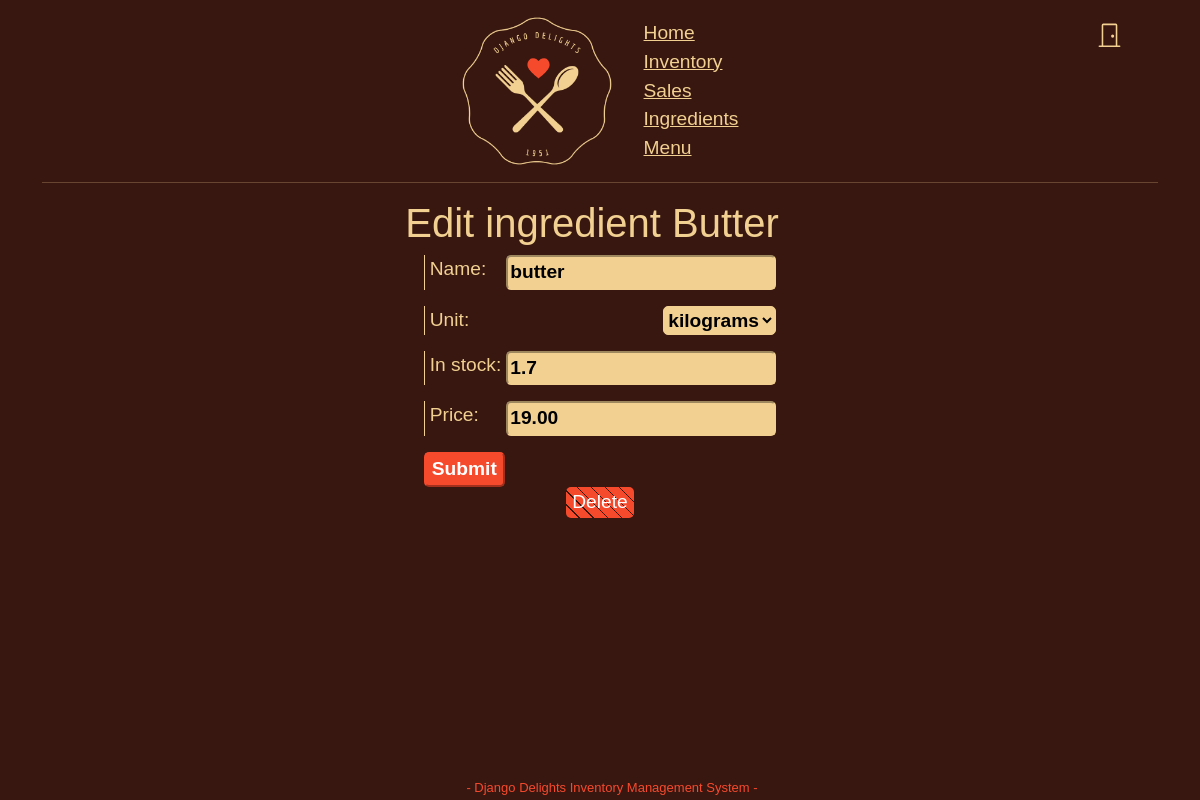
The page /ingredients/6/update/ (signed in) on the database its author committed.
### inventory/models.py (models this page shows, shortened)
class Ingredient(models.Model):
    name = models.CharField(blank=False, max_length=50, unique=True)
    class Unit(models.TextChoices):
        KILOGRAMS = 'kg', _('kilograms')
        GRAMS = 'g', _('grams')
        LITRES = 'l', _('litres')
        MILLILITRES = 'ml', _('millilitres')
        OUNCES = 'oz', _('ounces')
        POUNDS = 'lb', _('pounds')
        GALLONS = 'gal', _('gallons')
        PACKETS = 'pkt', _('packets')
        UNITS = '-', _('units')
    unit = models.CharField(blank=False, max_length=3, choices=Unit.choices, default=Unit.UNITS)
    in_stock = models.FloatField(default=0)
    price = models.DecimalField(blank=False, max_digits=6, decimal_places=2, validators=[MinValueValidator(limit_value=0.01)])
    class Meta:
        ordering = ['name']

### inventory/views.py (the view)
# urls.py: path('ingredients/<pk>/update/', views.UpdateIngredient.as_view(), name='updateingredient'),
class UpdateIngredient(LoginRequiredMixin, UpdateView):
    model = Ingredient
    template_name = 'inventory/ingredients/update.html'
    form_class = IngredientForm

### inventory/forms.py
class IngredientForm(forms.ModelForm):
    class Meta:
        model = Ingredient
        fields = '__all__'

### inventory/templates/inventory/ingredients/update.html (shortened to what this page needs)
{% extends 'base.html' %}
{% block content %}
<h1>Edit ingredient {{ object.name | capfirst }}</h1>
<form method="post">
    {{ form.as_p }}
    <input type="submit">
</form>
<a href="{% url 'deleteingredient' object.id %}"><button class="btn-danger">Delete</button></a>
{% endblock %}

### inventory/static/style.css (style rules this page uses)
:root { --back: #381710; --golden: #f1d092; --heart: #f64a2d; }
body { background-color: var(--back); margin-top: 1rem; font-family: 'Zen Kureniado', sans-serif; position: relative; min-height: calc(100vh - 19px); font-size: 1.2rem; }
body * { color: var(--golden); }
a { color: inherit; }
form p { display: flex; justify-content: space-between; }
label { border-left: 1px solid var(--golden); padding: 0 5px; }
h1 { margin-right: 1rem; text-align: center; }
.btn-danger, .btn.btn-danger { border-radius: 5px; border: none; color: white; background: repeating-linear-gradient( 45deg, var(--heart), var(--heart) 9px, var(--back) 9px, var(--back) 10px ); }
input, select { border-radius: 5px; }
input, select, option { background-color: var(--golden); color: black; font-weight: bold; border-color: var(--golden); }
input[type='submit'] { background-color: var(--heart); color: white; border-color: var(--heart); }

### rows shown on the page
Ingredient: name "Butter", name "butter", unit "kilograms", in_stock "1.7", price "19.00"
